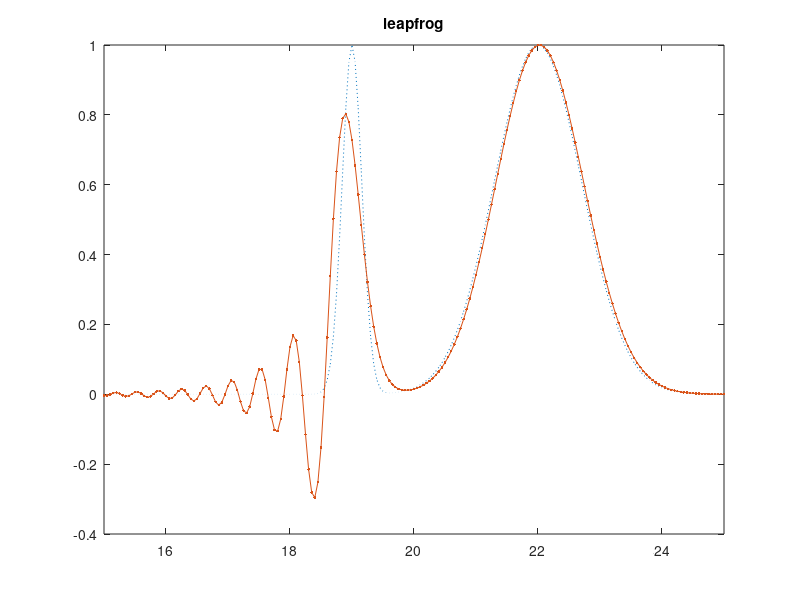

The MATLAB source for this figure:
clc;clear;
x1 = [-2:0.05:25]';
y1 = exp(-20*(x1-19).^2)+exp(-(x1-22).^2);
k = 0.04;
y2 = exp(-20*(x1-2).^2)+exp(-(x1-5).^2);
y3 = exp(-20*(x1-2-k).^2)+exp(-(x1-5-k).^2);
plot(x1,y1,':');
axis([15 25 -0.4 1]);
hold on;
A = diag(repmat([-1],1,540),-1)+diag(repmat([1],1,540),1) ... 
    +diag(repmat([1],1,1),-540)+diag((repmat([-1],1,1)),540);
for i = 0.04:0.04:17
    y = y2-0.8.*A*y3;
    y2 = y3;
    y3 = y;
end
plot(x1,y3,'.-');
title('leapfrog')
hold off;
